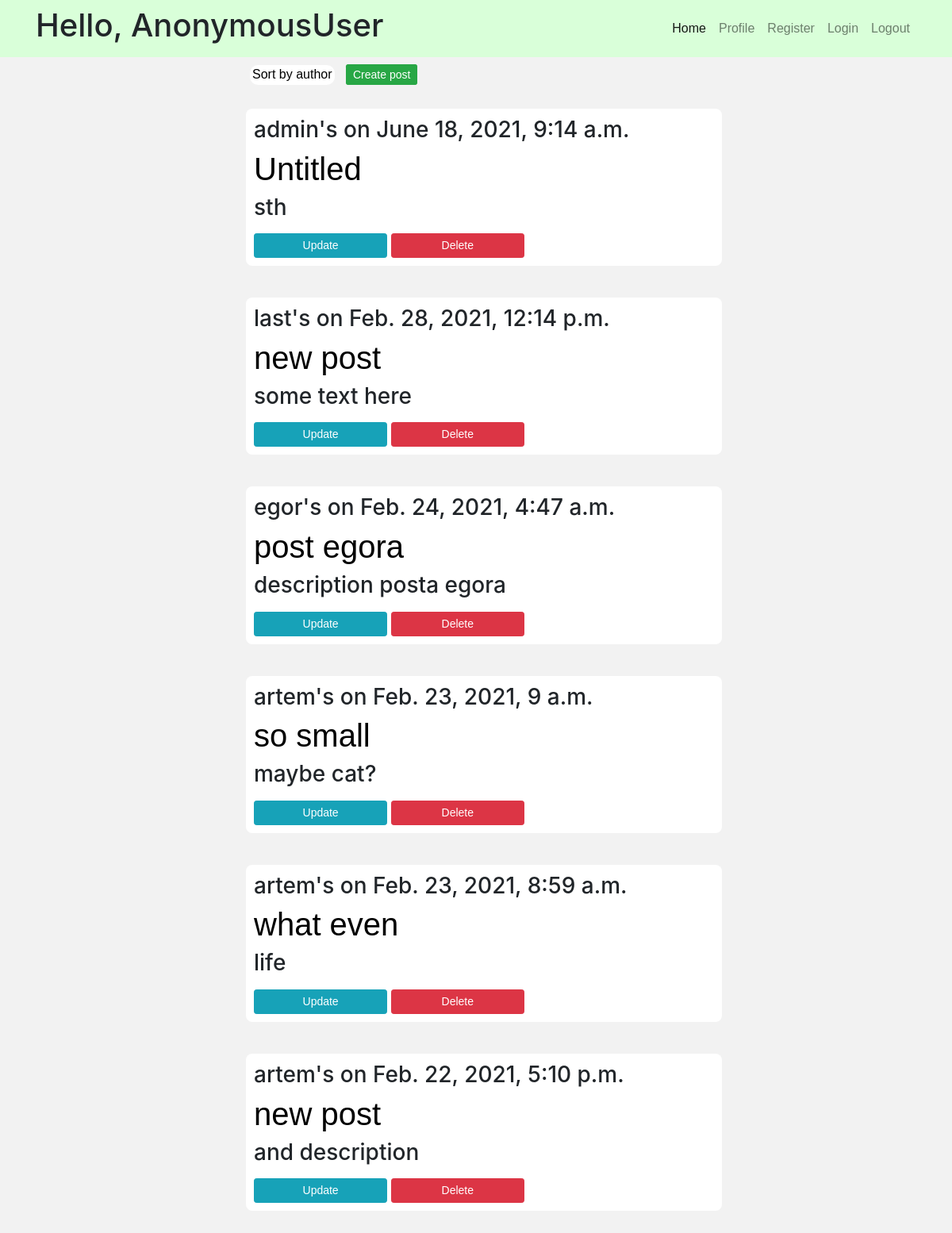
Screenshot of /order_by_date with the database file from the repository.
### BlogApp/models.py (models this page shows, shortened)
class Post(models.Model):
    name = models.CharField(max_length=200, default='Untitled')
    creation_date = models.DateTimeField(auto_now_add=True, null=True)
    text = models.TextField()
    description = models.TextField(max_length=200)
    user = models.ForeignKey(Guest, on_delete=models.SET_NULL, null=True)

class Guest(models.Model):
    user = models.OneToOneField(User, null=True, blank=True, on_delete=models.CASCADE)
    name = models.CharField(max_length=200, null=True)  # should be unique
    date_created = models.DateTimeField(auto_now_add=True, null=True)
    email = models.EmailField(default='example@blog.com')  # can't be change by user
    phone = models.IntegerField(blank=True, default=111111)
    profile_picture = models.ImageField(null=True, blank=True, default='profile.png')
    skype = models.CharField(max_length=50, null=True, blank=True)
    def __str__(self):
        return self.name

### BlogApp/views.py (the view)
# urls.py: path('order_by_date', views.index_order_by_date, name='home_by_date'),
def index_order_by_date(request):
    try:
        posts = Post.objects.all().order_by('-creation_date')
    except TypeError:
        template = loader.get_template('Blog/unauthenticated.html')
        return HttpResponse(template.render())
    context = {'posts': posts, 'user': request.user.username}
    return render(request, 'index.html', context)

### templates/index.html (shortened to what this page needs)
{% extends 'Blog/base.html' %}
{% block content %}
    <div class="container">
        {% if request.path == '/blog/' %}
            <a href="{% url 'Blog:home_by_date' %}"
               class="order">Sort by date</a>
        {% else %}
            <a href="{% url 'Blog:home' %}" class="order">Sort by author</a>
        {% endif %}
        <a href="{% url 'Blog:create' %}" class="btn btn-sm btn-success"
    style="width: 70%; margin: 10px; display: inline">Create post</a>
    </div>
    {% for post in posts %}
        <div class="post">
            <h3>{{ post.user }}'s on {{ post.creation_date }}</h3>
            <h1><a href="{% url 'Blog:post' post.id %}">{{ post.name }}</a></h1>
            <h3>{{ post.description }}</h3>
            <a href="{% url 'Blog:update' post.id %}" class="btn btn-sm btn-info"
                style="width: 29%">Update</a>
            <a href="{% url 'Blog:delete' post.id %}" class="btn btn-sm btn-danger"
                style="width: 29%">Delete</a>
        </div>
    {% endfor %}
{% endblock %}

### static/css/main.css (style rules this page uses)
body { background-color: #f2f2f2; }
.post { width: 100%; display: inline-block; margin: 20px 10px 20px 10px; border-radius: 8px; padding: 10px; background-color: white; }
a { font-family: Arial, Helvetica, sans-serif; color: black; }
.order { display: inline-block; position: relative; margin: 10px 0 10px 0; padding: 0 3px 0 3px; border: 0; height: 25px; border-radius: 10px; background: #fff; }

### rows the page displays
Post: user "admin", creation_date "June 18, 2021, 9:14 a.m.", name "Untitled", description "sth"
Post: user "last", creation_date "Feb. 28, 2021, 12:14 p.m.", name "new post", description "some text here"
Post: user "egor", creation_date "Feb. 24, 2021, 4:47 a.m.", name "post egora", description "description posta egora"
Post: user "artem", creation_date "Feb. 23, 2021, 9 a.m.", name "so small", description "maybe cat?"
Post: user "artem", creation_date "Feb. 23, 2021, 8:59 a.m.", name "what even", description "life"
Post: user "artem", creation_date "Feb. 22, 2021, 5:10 p.m.", name "new post", description "and description"

### other values shown
{{ request.user }} "AnonymousUser"
